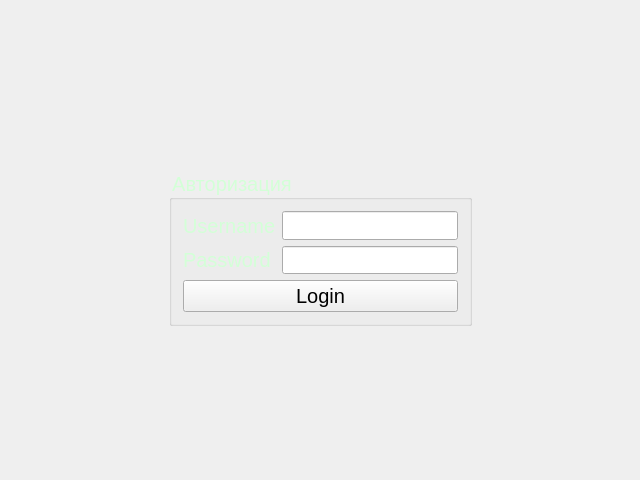
<?xml version="1.0" encoding="UTF-8"?>
<ui version="4.0">
 <class>MainWindow</class>
 <widget class="QMainWindow" name="MainWindow">
  <property name="geometry">
   <rect>
    <x>0</x>
    <y>0</y>
    <width>640</width>
    <height>480</height>
   </rect>
  </property>
  <property name="minimumSize">
   <size>
    <width>640</width>
    <height>480</height>
   </size>
  </property>
  <property name="maximumSize">
   <size>
    <width>640</width>
    <height>480</height>
   </size>
  </property>
  <property name="windowTitle">
   <string notr="true">Авторизация</string>
  </property>
  <property name="styleSheet">
   <string notr="true"/>
  </property>
  <widget class="QWidget" name="centralWidget">
   <layout class="QGridLayout" name="gridLayout_2">
    <item row="2" column="1">
     <spacer name="verticalSpacer_2">
      <property name="orientation">
       <enum>Qt::Vertical</enum>
      </property>
      <property name="sizeHint" stdset="0">
       <size>
        <width>20</width>
        <height>149</height>
       </size>
      </property>
     </spacer>
    </item>
    <item row="1" column="0">
     <spacer name="horizontalSpacer">
      <property name="orientation">
       <enum>Qt::Horizontal</enum>
      </property>
      <property name="sizeHint" stdset="0">
       <size>
        <width>140</width>
        <height>20</height>
       </size>
      </property>
     </spacer>
    </item>
    <item row="1" column="2">
     <spacer name="horizontalSpacer_2">
      <property name="orientation">
       <enum>Qt::Horizontal</enum>
      </property>
      <property name="sizeHint" stdset="0">
       <size>
        <width>140</width>
        <height>20</height>
       </size>
      </property>
     </spacer>
    </item>
    <item row="1" column="1">
     <widget class="QGroupBox" name="groupBox">
      <property name="minimumSize">
       <size>
        <width>300</width>
        <height>150</height>
       </size>
      </property>
      <property name="styleSheet">
       <string notr="true">font: 20px;
color: rgb(211, 255, 215);</string>
      </property>
      <property name="title">
       <string>Авторизация</string>
      </property>
      <layout class="QGridLayout" name="gridLayout">
       <item row="1" column="0">
        <layout class="QVBoxLayout" name="verticalLayout_5">
         <item>
          <layout class="QHBoxLayout" name="horizontalLayout_3">
           <item>
            <layout class="QVBoxLayout" name="verticalLayout">
             <item>
              <widget class="QLabel" name="Label">
               <property name="minimumSize">
                <size>
                 <width>0</width>
                 <height>0</height>
                </size>
               </property>
               <property name="styleSheet">
                <string notr="true">font: 16pt &quot;Segoe Script&quot;;
color: rgb(211, 255, 215);</string>
               </property>
               <property name="text">
                <string>Username</string>
               </property>
              </widget>
             </item>
             <item>
              <widget class="QLabel" name="Label_2">
               <property name="styleSheet">
                <string notr="true">font: 16pt &quot;Segoe Script&quot;;
color: rgb(211, 255, 215);</string>
               </property>
               <property name="text">
                <string>Password</string>
               </property>
              </widget>
             </item>
            </layout>
           </item>
           <item>
            <layout class="QVBoxLayout" name="verticalLayout_4">
             <item>
              <widget class="QLineEdit" name="Username">
               <property name="styleSheet">
                <string notr="true">color:black;</string>
               </property>
              </widget>
             </item>
             <item>
              <widget class="QLineEdit" name="Password">
               <property name="styleSheet">
                <string notr="true">color:black;</string>
               </property>
               <property name="echoMode">
                <enum>QLineEdit::Password</enum>
               </property>
              </widget>
             </item>
            </layout>
           </item>
          </layout>
         </item>
         <item>
          <widget class="QPushButton" name="Login">
           <property name="styleSheet">
            <string notr="true">color: black;</string>
           </property>
           <property name="text">
            <string>Login</string>
           </property>
          </widget>
         </item>
        </layout>
       </item>
      </layout>
     </widget>
    </item>
    <item row="0" column="1">
     <spacer name="verticalSpacer">
      <property name="orientation">
       <enum>Qt::Vertical</enum>
      </property>
      <property name="sizeHint" stdset="0">
       <size>
        <width>20</width>
        <height>165</height>
       </size>
      </property>
     </spacer>
    </item>
   </layout>
  </widget>
 </widget>
 <layoutdefault spacing="6" margin="11"/>
 <resources/>
 <connections/>
</ui>
